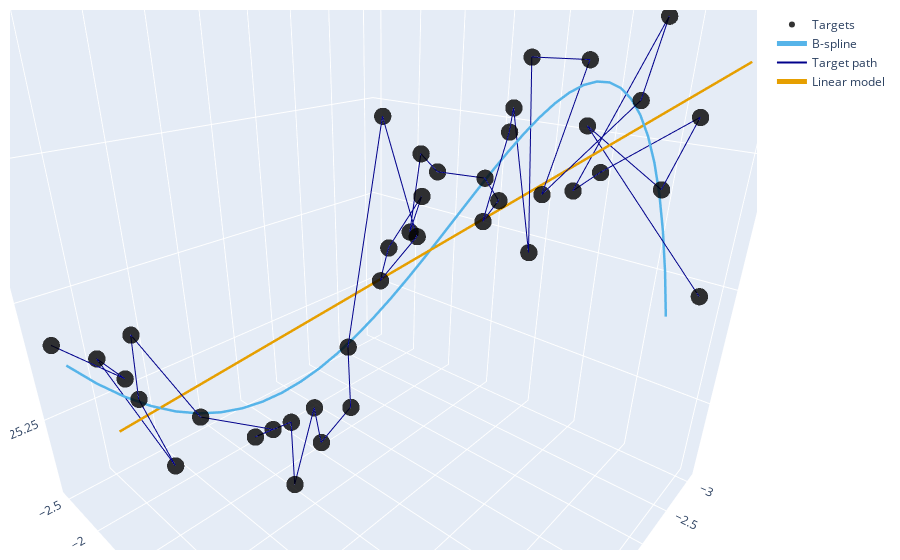

Notebook code for this chart:
### Code cell
# FOR PRESENTATION ONLY
#from mooringParams import paramsDAFT1 as processParams1 # Each mooring has a specific params file with 
dfR, dfT = readExports(processParams1)
dfR2 = dfR[(dfR.Date_S > 20180715)&(dfR.Date_S < 20180730)&(dfR.Num_targets > 30)]
i = 215 #214 173, 196
#dfT['Target_true_depth'] = 60-dfT.Target_true_depth
trackPlot(dfT,dfR2.iloc[i].Process_ID,dfR2.iloc[i].Region_ID,plotElements =['targets','track_smoothed','track','track_linear'])
